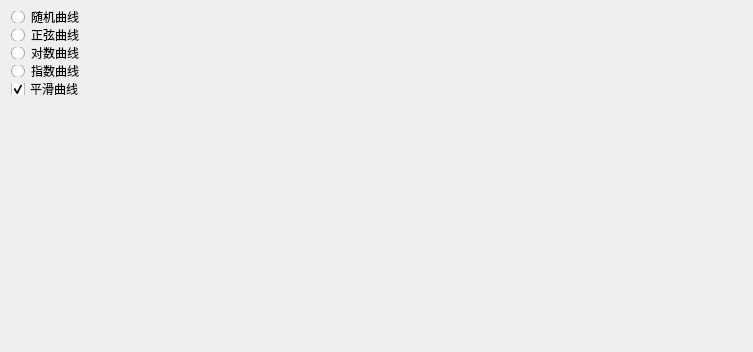
<?xml version="1.0" encoding="UTF-8"?>
<ui version="4.0">
 <class>MainWidget</class>
 <widget class="QWidget" name="MainWidget">
  <property name="geometry">
   <rect>
    <x>0</x>
    <y>0</y>
    <width>753</width>
    <height>352</height>
   </rect>
  </property>
  <property name="windowTitle">
   <string>MainWidget</string>
  </property>
  <widget class="QWidget" name="gridLayoutWidget">
   <property name="geometry">
    <rect>
     <x>0</x>
     <y>0</y>
     <width>121</width>
     <height>106</height>
    </rect>
   </property>
   <layout class="QGridLayout" name="grid1">
    <item row="0" column="0">
     <widget class="QRadioButton" name="randCurve">
      <property name="text">
       <string>随机曲线</string>
      </property>
     </widget>
    </item>
    <item row="3" column="0">
     <widget class="QRadioButton" name="exCurve">
      <property name="text">
       <string>指数曲线</string>
      </property>
     </widget>
    </item>
    <item row="1" column="0">
     <widget class="QRadioButton" name="SinCurve">
      <property name="text">
       <string>正弦曲线</string>
      </property>
     </widget>
    </item>
    <item row="2" column="0">
     <widget class="QRadioButton" name="lnCurve">
      <property name="text">
       <string>对数曲线</string>
      </property>
     </widget>
    </item>
    <item row="4" column="0">
     <widget class="QCheckBox" name="chkbox">
      <property name="enabled">
       <bool>true</bool>
      </property>
      <property name="text">
       <string>平滑曲线</string>
      </property>
      <property name="checked">
       <bool>true</bool>
      </property>
     </widget>
    </item>
   </layout>
  </widget>
 </widget>
 <layoutdefault spacing="6" margin="11"/>
 <resources/>
 <connections/>
</ui>
